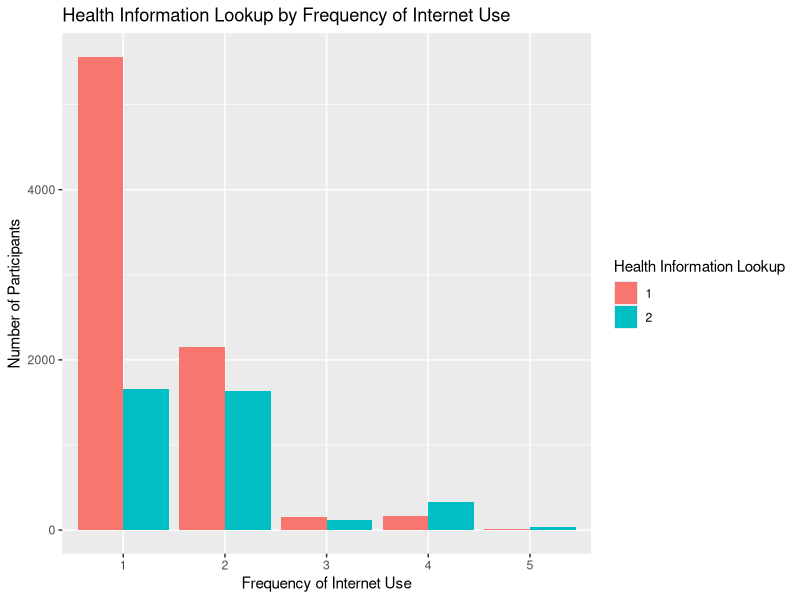

Recreate this plot in R.
library(tidyverse)

df <- read_csv("data111_renamed_cols.csv")

df_quickgraph <- df[c("3months_use_per_week", "health_info_lookup")]

df_quickgraph <- df_quickgraph[!df_quickgraph$"3months_use_per_week" %in% c(98, 99), ]

lapply(df_quickgraph, unique)

df_quickgraph$"3months_use_per_week" <- as.factor(df_quickgraph$"3months_use_per_week")

table_plot <- as.data.frame(table(df_quickgraph$"3months_use_per_week", df_quickgraph$"health_info_lookup"))
table_plot

ggplot() +
    geom_col(data = table_plot, aes(x = Var1, y = Freq, fill = Var2), position = "dodge") +
    labs(
        title = "Health Information Lookup by Frequency of Internet Use",
        x = "Frequency of Internet Use",
        y = "Number of Participants",
        fill = "Health Information Lookup"
    )
